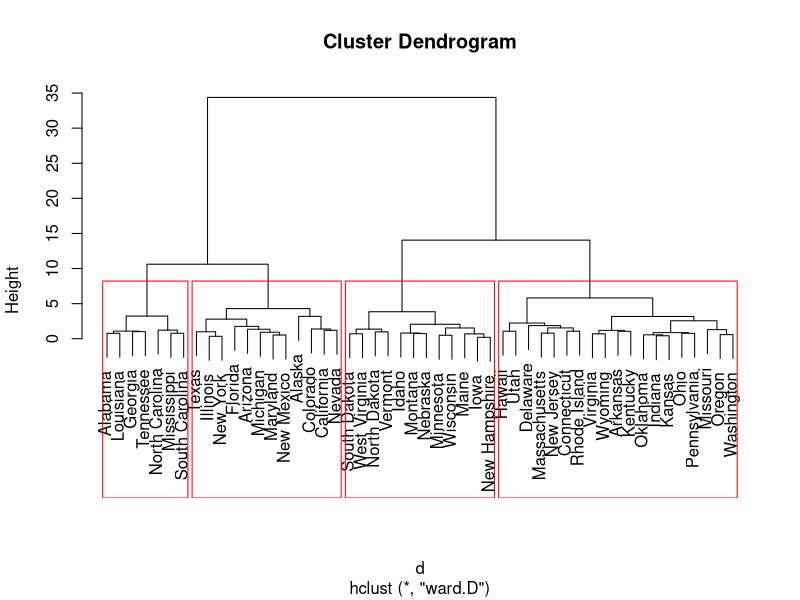
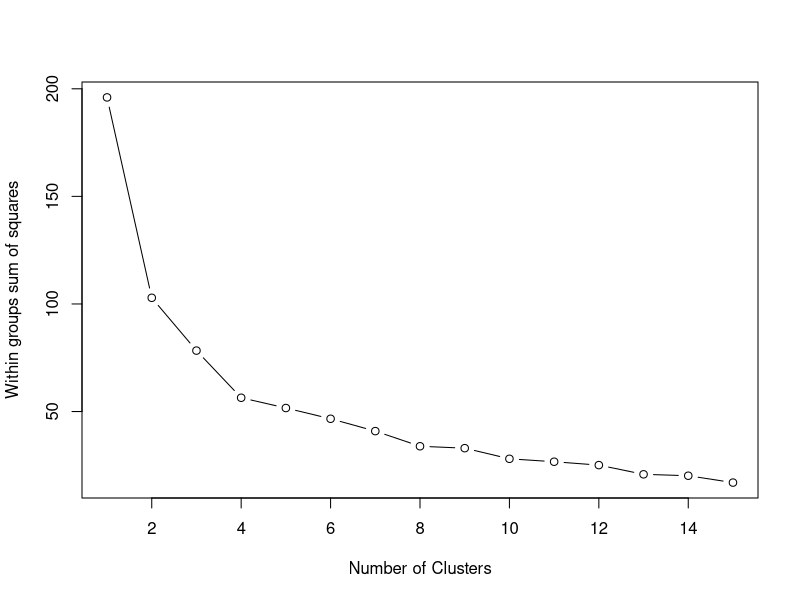
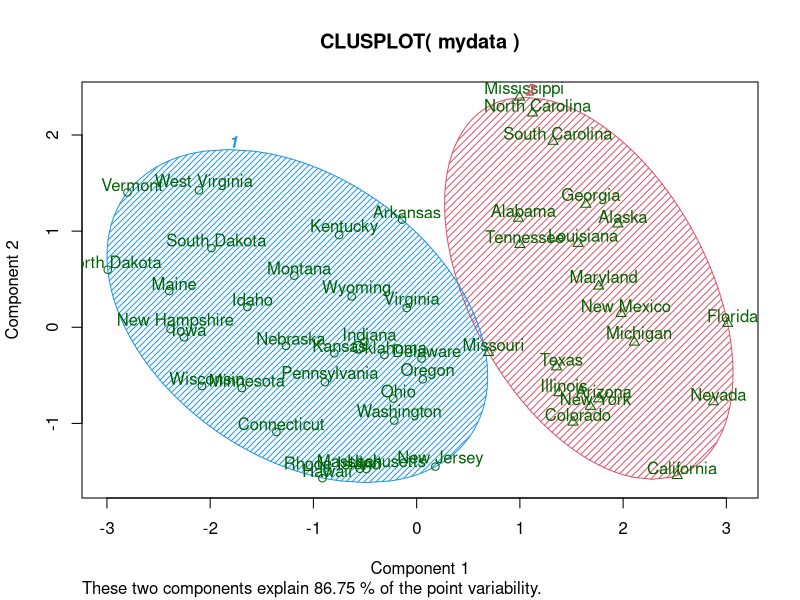
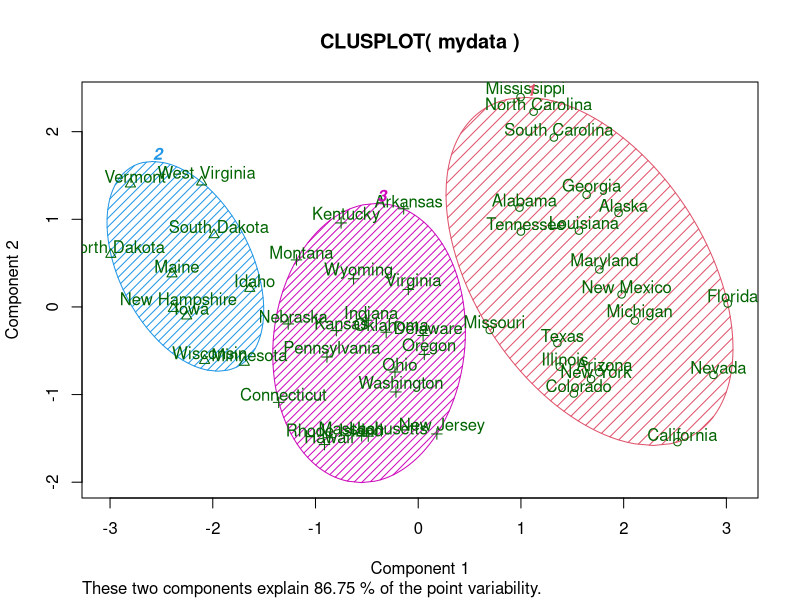

Generate these figures, in order, with R:
mydata = USArrests 
mydata = na.omit(mydata) # listwise deletion of missing
mydata.orig = mydata #save orig data copy
mydata = scale(mydata) # standardize variables

d <- dist(mydata, method = "euclidean") # distance matrix
fit <- hclust(d, method="ward")
plot(fit) # display dendogram

#Remember:
# Ward's method is most appropriate for quantitative variables,
#and not binary variables.

# cut tree into 2 clusters
groups <- cutree(fit, k=4)
# draw dendogram with red borders around the k1 clusters
rect.hclust(fit, k=4, border="red")

#k-MEAN

# Determine number of clusters #
wss <- (nrow(mydata)-1)*sum(apply(mydata,2,var))
for (i in 2:15) wss[i] <- sum(kmeans(mydata,centers=i)$withinss)
plot(1:15, wss, type="b", xlab="Number of Clusters", ylab="Within groups sum of squares")
# Look for an "elbow" in the scree plot #

# Use optimal no. of clusters in k-means #
k1=2

# K-Means Cluster Analysis
fit <- kmeans(mydata, k1) # k1 cluster solution

# get cluster means
aggregate(mydata.orig,by=list(fit$cluster),FUN=mean)
# append cluster assignment
mydata1 <- data.frame(mydata.orig, fit$cluster)

# Cluster Plot against 1st 2 principal components
# vary parameters for most readable graph
library(cluster)
clusplot(mydata, fit$cluster, color=TRUE, shade=TRUE,labels=2, lines=0)

# Model Based Clustering
install.packages("mclust")
library(mclust)
fit <- Mclust(mydata)
fit # view solution summary

fit$BIC # lookup all the options attempted
classif = fit$classification # classifn vector
mydata1 = cbind(mydata.orig, classif) # append to dataset
mydata1


fit1=cbind(classif)
rownames(fit1)=rownames(mydata)
library(cluster)
clusplot(mydata, fit1, color=TRUE, shade=TRUE,labels=2, lines=0)
